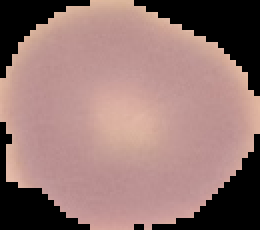
#> input picture Analysing_Malaria_Cells/mysite/core/media/C1_thinF_IMG_20150604_104722_cell_79.png, 130 x 115 px (shown 2 times larger); its folder holds only this picture in this run
$ python analyseit.py
#> lines starting #> are read from the running program, lines starting #| are printed output that depends on the picture
#> ``:
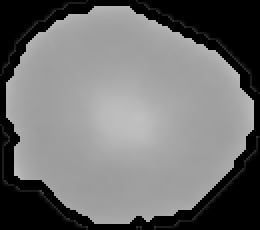
#> saved as processed.png: shape (115, 130) (shown 2 times larger); min 0, max 192, mean 112
import cv2
import glob
import os
import pandas as pd
from sklearn.model_selection import train_test_split
from sklearn.ensemble import RandomForestClassifier, AdaBoostClassifier
from sklearn import metrics
import joblib
import numpy as np

list = []

class Malaria_Cell_Analyzer:
    dirList = glob.glob("media/*.png")
    for img_path in dirList:
        im = cv2.imread(img_path)
        im = cv2.GaussianBlur(im, (5, 5), 2)
        im_gray = cv2.cvtColor(im, cv2.COLOR_BGR2GRAY)
        ret, thresh = cv2.threshold(im_gray, 127, 255, 0)
        contours, _ = cv2.findContours(thresh, 1, 2)

        for contour in contours:
            cv2.drawContours(im_gray, contours, -1, (0, 255, 0), 3)
            cv2.imwrite("media/processed.png", im_gray)
            #cv2.imshow("window2", im_gray)
            #cv2.waitKey(10000)

        for i in range(5):
            try:
                area = cv2.contourArea(contours[i])
                list.append(area)
            except:
                list.append(0)
        print(list)
        cv2.waitKey(2000)
        #os.remove(img_path)


##Step1: Load Dataset

dataframe = pd.read_csv("cell_images/dataset.csv")
#> (reads Malaria-Cell-Analyzer/mysite/core/cell_images/dataset.csv from the repository)
#> dataframe = table of 27558 rows and 6 columns
#print(dataframe.head(10))

#Step2: Split into training and test data
x = dataframe.drop(["Label"],axis=1)
#> x = table of 27558 rows and 5 columns
y = dataframe["Label"]
x_train, x_test, y_train, y_test = train_test_split(x,y,test_size=0.2)
#> x_train = table of 22046 rows and 5 columns; x_test = table of 5512 rows and 5 columns

##Step4: Build models

##@-Model 1. RandomForest
#model = RandomForestClassifier(n_estimators=100, max_depth=5)
#> (the run stopped early here; a loop or call above may not have finished)
